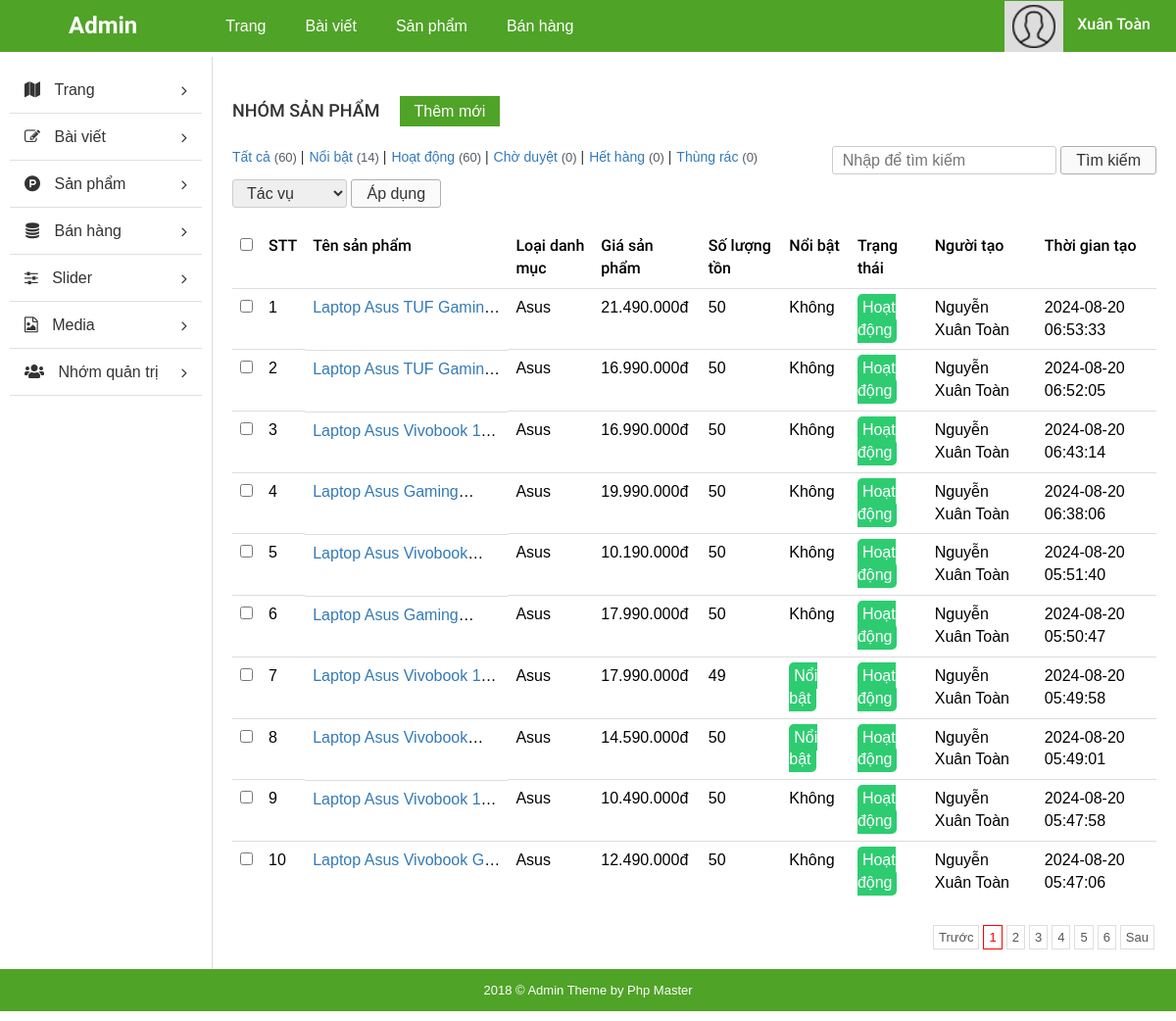
The page /admin/index.php?mod=products&action=index (signed in) on the database its author committed.
### tables this page shows
CREATE TABLE `tbl_products` (
  `product_id` int(11) NOT NULL,
  `product_name` varchar(120) NOT NULL,
  `product_slug` varchar(120) NOT NULL,
  `product_desc` text NOT NULL,
  `product_details` longtext NOT NULL,
  `product_price` int(11) NOT NULL,
  `stock_quantity` int(11) NOT NULL,
  `is_featured` enum('yes','no') NOT NULL DEFAULT 'no',
  `product_status` enum('public','inactive','out_of_stock','trash') NOT NULL DEFAULT 'public',
  `user_id` int(11) NOT NULL,
  `category_id` int(11) NOT NULL,
  `created_at` timestamp NOT NULL DEFAULT current_timestamp(),
  `updated_at` timestamp NULL DEFAULT NULL
);

CREATE TABLE `tbl_product_categories` (
  `category_id` int(11) NOT NULL,
  `category_name` varchar(60) NOT NULL,
  `category_slug` varchar(60) NOT NULL,
  `category_desc` text NOT NULL,
  `user_id` int(11) NOT NULL,
  `parent_id` int(11) NOT NULL,
  `category_status` enum('public','pending','unpublic') NOT NULL DEFAULT 'pending',
  `created_at` timestamp NOT NULL DEFAULT current_timestamp(),
  `updated_at` timestamp NULL DEFAULT NULL
);

CREATE TABLE `tbl_users` (
  `user_id` int(11) NOT NULL,
  `username` varchar(100) NOT NULL,
  `fullname` varchar(100) NOT NULL,
  `email` varchar(100) NOT NULL,
  `password` varchar(40) NOT NULL,
  `is_active` enum('0','1') NOT NULL DEFAULT '0',
  `active_token` varchar(40) NOT NULL,
  `created_at` timestamp NOT NULL DEFAULT current_timestamp(),
  `updated_at` timestamp NULL DEFAULT NULL,
  `tel` varchar(10) DEFAULT NULL,
  `address` varchar(100) DEFAULT NULL,
  `status` enum('active','inactive','banned') NOT NULL DEFAULT 'active',
  `last_login_time` timestamp NULL DEFAULT NULL,
  `last_login_ip` varchar(45) DEFAULT NULL
);

### admin/modules/products/views/indexView.php (the view, shortened to what the rows shown need)
<div id="main-content-wp" class="list-post-page">
    <div class="wrap clearfix">
        <div id="content" class="fl-right">
            <div class="section" id="detail-page">
                <div class="clearfix">
                    <h3 id="index" class="fl-left">Nhóm sản phẩm</h3>
                    <a href="?mod=products&action=create" title="" id="add-new" class="fl-left">Thêm mới</a>
                </div>
                <div class="section-detail">
                    <div class="filter-wp clearfix">
                        <ul class="post-status fl-left">
                            <li><a href="?mod=products&action=index&status=all<?php check_query($query); ?>">Tất
                                    cả <span class="count">(<?php echo $num_products ?>)</span></a>
                                |</li>
                                <li><a href="?mod=products&action=index&status=featured<?php check_query($query); ?>">Nổi bật <span class="count">(<?php echo $num_featured; ?>)</span></a> |</li>
                            <li><a href="?mod=products&action=index&status=public<?php check_query($query); ?>">Hoạt
                                    động <span class="count">(<?php echo $num_products_active ?>)</span></a> |</li>
                            <li><a href="?mod=products&action=index&status=inactive<?php check_query($query); ?>">Chờ
                                    duyệt <span class="count">(<?php echo $num_products_inactive ?>)</span></a> |</li>
                            <li><a href="?mod=products&action=index&status=out_of_stock<?php check_query($query); ?>">Hết
                                    hàng <span class="count">(<?php echo $num_out_of_stock ?>)</span></a> |</li>
                            <li><a href="?mod=products&action=index&status=trash<?php check_query($query); ?>">Thùng
                                    rác <span class="count">(<?php echo $num_trash ?>)</span></a></li>
                        </ul>
                        <form action="?mod=products&action=index" method="GET" class="form-s fl-right"
                            enctype="multipart/form-data">
                            <input type="text" name="s" id="s" placeholder="Nhập để tìm kiếm">
                            <input type="submit" name="sm_s" value="Tìm kiếm">
                        </form>
                    </div>
                    <form method="POST" action="?mod=products&action=updateStatus" class="form-actions">
                        <div class="actions">
                            <select name="actions">
                                <option value="">Tác vụ</option>
                            </select>
                            <input type="submit" name="btn_action" value="Áp dụng">
                        </div>
                        <div class="table-responsive">
                            <table class="table list-table-wp">
                                <thead>
                                    <tr>
                                        <td><input type="checkbox" name="checkAll" id="checkAll"></td>
                                        <td><span class="thead-text">STT</span></td>
                                        <td><span class="thead-text">Tên sản phẩm</span></td>
                                        <td><span class="thead-text">Loại danh mục</span></td>
                                        <td><span class="thead-text">Giá sản phẩm</span></td>
                                        <td><span class="thead-text">Số lượng tồn</span></td>
                                        <td><span class="thead-text">Nổi bật</span></td>
                                        <td><span class="thead-text">Trạng thái</span></td>
                                        <td><span class="thead-text">Người tạo</span></td>
                                        <td><span class="thead-text">Thời gian tạo</span></td>
                                    </tr>
                                </thead>
                                <tbody>
                                    <?php
                                    if (isset($data['result'])) {
                                        $temp = ($page - 1) * $num_per_page;
                                        foreach ($data['result'] as $key => $v) {
                                            $temp++;
                                            ?>
                                            <tr>
                                                <td><input type="checkbox" name="checkItem[<?php echo $v['product_id'] ?>]"
                                                        class="checkItem"></td>
                                                <td><span class="tbody-text"><?php echo $temp ?></td></span>
                                                <td class="clearfix">
                                                    <div class="tb-title fl-left">
                                                        <a
                                                            href="?mod=products&action=update&product_id=<?php echo $v['product_id'] ?>"><?php echo get_name_title($v['product_name']); ?></a>
                                                    </div>
                                                </td>
                                                <td><span
                                                        class="tbody-text"><?php echo get_product_category($v['category_id']); ?></span>
                                                </td>
                                                <td><span
                                                        class="tbody-text"><?php echo number_format($v['product_price'], 0, ",", "."); ?>đ</span>
                                                </td>
                                                <td><span class="tbody-text"><?php echo $v['stock_quantity']; ?></span></td>
                                                <td><span
                                                        class="tbody-text <?php echo $v['is_featured']; ?>"><?php echo get_featured($v['is_featured']); ?></span>
                                                </td>
                                                <td><span
                                                        class="tbody-text <?php echo $v['product_status']; ?>"><?php echo get_status($v['product_status']); ?></span>
                                                </td>
                                                <td><span class="tbody-text"><?php get_user($v['user_id']); ?></span></td>
                                                <td><span class="tbody-text"><?php echo $v['created_at']; ?></span></td>
                                            </tr>
                                            <?php
                                        }
                                    } else {
                                        ?>
                                        <tr>
                                            <td colspan="7">Không có dữ liệu</td>
                                        </tr>
                                        <?php
                                    }
                                    ?>
                                </tbody>
                            </table>
                        </div>
                    </form>
                </div>
            </div>
            <div class="section" id="paging-wp">
                <div class="section-detail clearfix">
                </div>
            </div>
        </div>
    </div>
</div>

### admin/core/base.php (shortened to what the rows shown need)
<?php
function get_module() {
    global $config;
    $module = isset($_GET['mod']) ? $_GET['mod'] : $config['default_module'];
    return $module;
}
function call_function($list_function = array()) {
    if (is_array($list_function)) {
        foreach ($list_function as $f) {
            if (function_exists($f())) {
                $f();
            }
        }
    }
}
function load_view($name, $data_send = array()) {
    $data = $data_send;
    $path = MODULESPATH . DIRECTORY_SEPARATOR . get_module() . DIRECTORY_SEPARATOR . 'views' . DIRECTORY_SEPARATOR . $name . 'View.php';
    if (file_exists($path)) {
        require $path;
    } else {
        echo "Không tìm thấy {$path}";
    }
}
function get_header($name = '') {
    global $data;
    if (empty($name)) {
        $name = 'header';
    } else {
        $name = "header-{$name}";
    }
    $path = LAYOUTPATH . DIRECTORY_SEPARATOR . $name . '.php';
    if (file_exists($path)) {
        if (is_array($data)) {
            foreach ($data as $key => $a) {
                $$key = $a;
            }
        }
        require $path;
    } else {
        echo "Không tìm thấy {$path}";
    }
}
function get_footer($name = '') {
    global $data;
    if (empty($name)) {
        $name = 'footer';
    } else {
        $name = "footer-{$name}";
    }
    $path = LAYOUTPATH . DIRECTORY_SEPARATOR . $name . '.php';
    if (file_exists($path)) {
        if (is_array($data)) {
            foreach ($data as $key => $a) {
                $$key = $a;
            }
        }
        require $path;
    } else {
        echo "Không tìm thấy {$path}";
    }
}
function get_sidebar($name = '') {
    global $data;
    if (empty($name)) {
        $name = 'sidebar';
    } else {
        $name = "sidebar-{$name}";
    }
    $path = LAYOUTPATH . DIRECTORY_SEPARATOR . $name . '.php';
    if (file_exists($path)) {
        if (is_array($data)) {
            foreach ($data as $key => $a) {
                $$key = $a;
            }
        }
        require $path;
    } else {
        echo "Không tìm thấy {$path}";
    }
}
?>

### admin/modules/products/models/indexModel.php (shortened to what the rows shown need)
<?php
function check_query($query)
{
    if (!empty($query)) {
        echo '&s=' . urlencode($query);
    }
}
function get_user($user_id)
{
    $result = db_fetch_row("SELECT * FROM `tbl_users` WHERE `user_id` = '{$user_id}'");
    if ($result) {
        echo $result['fullname'];
    }
}
function get_name_title($name_title)
{
    $max_length = 30;
    if (mb_strlen($name_title, 'UTF-8') > $max_length) {
        $name_new = mb_substr($name_title, 0, $max_length, 'UTF-8');
        return $name_new . "...";
    } else {
        return $name_title;
    }
}
function get_pages($start = 1, $num_per_page = 10, $where = "")
{
    $list_products = db_fetch_array("SELECT * FROM `tbl_products` {$where} ORDER BY `product_id` DESC LIMIT {$start}, {$num_per_page}");
    return $list_products;
}
function get_status($status)
{
    if ($status == "public") {
        return "Hoạt động";
    } elseif ($status == "inactive") {
        return "Chờ duyệt";
    } elseif ($status == "out_of_stock") {
        return "Hết hàng";
    } elseif ($status == "trash") {
        return "Thùng rác";
    }
}
function get_featured($featured)
{
    if ($featured == "yes") {
        return "Nổi bật";
    } elseif ($featured == "no") {
        return "Không";
    }
}
function get_product_category($category_id)
{
    $result = db_fetch_row("SELECT * FROM `tbl_product_categories` WHERE `category_id` = '{$category_id}'");
    return $result['category_name'];
}

### rows shown on the page
tbl_products: product_name "Laptop Asus TUF…", category.category_name "Asus", product_price "21.490.000", stock_quantity "50", is_featured "Không", product_status "Hoạt động", user.fullname "Nguyễn Xuân Toàn", created_at "2024-08-20 06:53:33"
tbl_products: product_name "Laptop Asus TUF…", category.category_name "Asus", product_price "16.990.000", stock_quantity "50", is_featured "Không", product_status "Hoạt động", user.fullname "Nguyễn Xuân Toàn", created_at "2024-08-20 06:52:05"
tbl_products: product_name "Laptop Asus Vivobook…", category.category_name "Asus", product_price "16.990.000", stock_quantity "50", is_featured "Không", product_status "Hoạt động", user.fullname "Nguyễn Xuân Toàn", created_at "2024-08-20 06:43:14"
tbl_products: product_name "Laptop Asus…", category.category_name "Asus", product_price "19.990.000", stock_quantity "50", is_featured "Không", product_status "Hoạt động", user.fullname "Nguyễn Xuân Toàn", created_at "2024-08-20 06:38:06"
tbl_products: product_name "Laptop Asus…", category.category_name "Asus", product_price "10.190.000", stock_quantity "50", is_featured "Không", product_status "Hoạt động", user.fullname "Nguyễn Xuân Toàn", created_at "2024-08-20 05:51:40"
tbl_products: product_name "Laptop Asus…", category.category_name "Asus", product_price "17.990.000", stock_quantity "50", is_featured "Không", product_status "Hoạt động", user.fullname "Nguyễn Xuân Toàn", created_at "2024-08-20 05:50:47"
tbl_products: product_name "Laptop Asus Vivobook…", category.category_name "Asus", product_price "17.990.000", stock_quantity "49", is_featured "Nổi bật", product_status "Hoạt động", user.fullname "Nguyễn Xuân Toàn", created_at "2024-08-20 05:49:58"
tbl_products: product_name "Laptop Asus…", category.category_name "Asus", product_price "14.590.000", stock_quantity "50", is_featured "Nổi bật", product_status "Hoạt động", user.fullname "Nguyễn Xuân Toàn", created_at "2024-08-20 05:49:01"
tbl_products: product_name "Laptop Asus Vivobook…", category.category_name "Asus", product_price "10.490.000", stock_quantity "50", is_featured "Không", product_status "Hoạt động", user.fullname "Nguyễn Xuân Toàn", created_at "2024-08-20 05:47:58"
tbl_products: product_name "Laptop Asus Vivobook…", category.category_name "Asus", product_price "12.490.000", stock_quantity "50", is_featured "Không", product_status "Hoạt động", user.fullname "Nguyễn Xuân Toàn", created_at "2024-08-20 05:47:06"

### other values the page prints
$num_products "60"
$num_featured "14"
$num_products_active "60"
$num_products_inactive "0"
$num_out_of_stock "0"
$num_trash "0"
